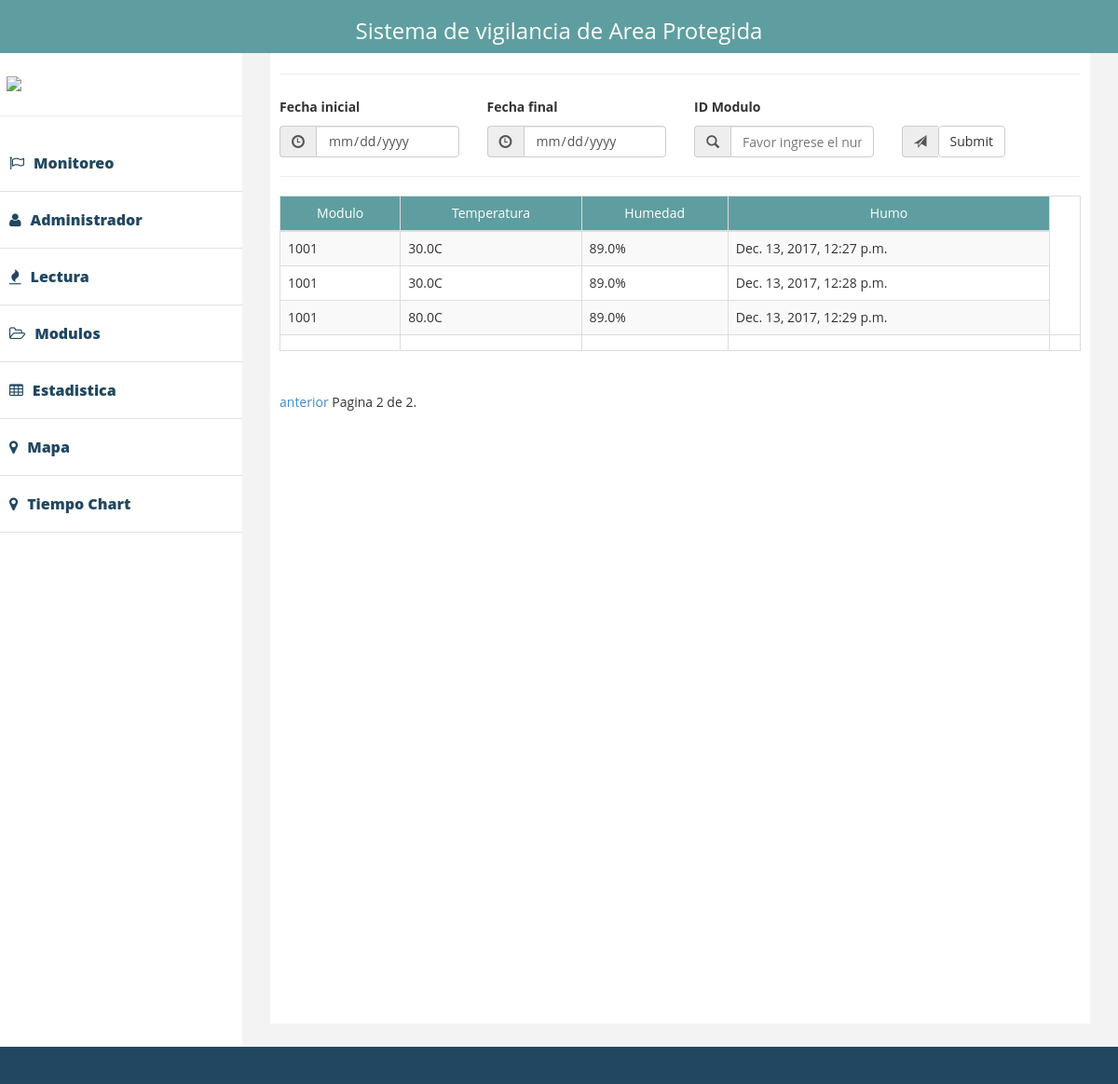
The app's page /interface/lectura/?page=2, older data.
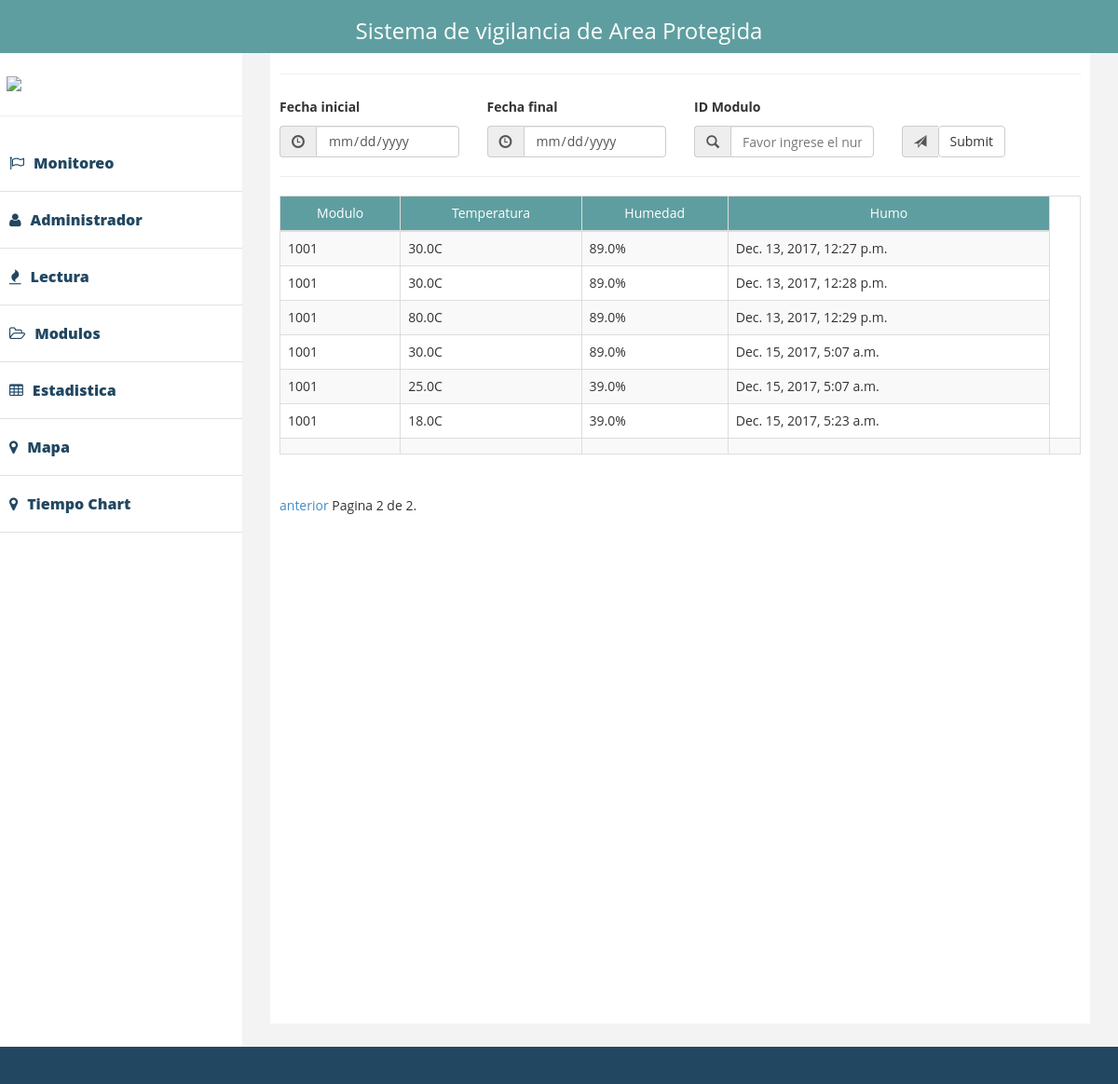
The same page, newer data.
### interface/models.py (models this page shows)
class LecturaTempHume(models.Model):
    temperatura     = models.FloatField(blank=True, null=True)
    humedad         = models.FloatField(blank=True, null=True)
    timestamp       = models.DateTimeField(auto_now=True)
    modulo = models.CharField(max_length=8)

### interface/views.py (the view)
def lectura(request):
    querryset_list = LecturaTempHume.objects.all()
    paginator = Paginator(querryset_list, 15)
    page = request.GET.get('page')
    try:
        querryset = paginator.page(page)
    except PageNotAnInteger:
        querryset = paginator.page(1)
    except EmptyPage:
        querryset = paginator.page(paginator.num_pages)
    context = {
        'Object_list': querryset
    }
    return render(request, 'lecture.html', context)

### templates/lecture.html (shortened to what this page needs)
{% extends 'index.html' %}
{% block table %}
    <thead id="head-th">
    <hr/>
    <tr>
        <td>Modulo</td>
        <td>Temperatura</td>
        <td>Humedad</td>
        <td>Humo</td>
    </tr>
    </thead>
    <tbody>
    {% for ob in Object_list %}
        <tr>
            <td>{{ ob.modulo }} </td>
            <td>{{ ob.temperatura }}C</td>
            <td>{{ ob.humedad }}%</td>
            <td>{{ ob.timestamp }}</td>
        </tr>
    {% endfor %}
            <td>{{ ob.modulo }}</td>
            <td>{{ ob.temperatura }}</td>
            <td>{{ ob.humedad }}</td>
            <td>{{ ob.humo }}</td>
            <td>{{ ob.sonido }}</td>
    </tbody>
{% endblock %}

Row changes from the older to the newer data that the page shows:
added LecturaTempHume: modulo "1001", temperatura "30.0", humedad "89.0", timestamp "Dec. 15, 2017, 5:07 a.m."
added LecturaTempHume: modulo "1001", temperatura "25.0", humedad "39.0", timestamp "Dec. 15, 2017, 5:07 a.m."
added LecturaTempHume: modulo "1001", temperatura "18.0", humedad "39.0", timestamp "Dec. 15, 2017, 5:23 a.m."
